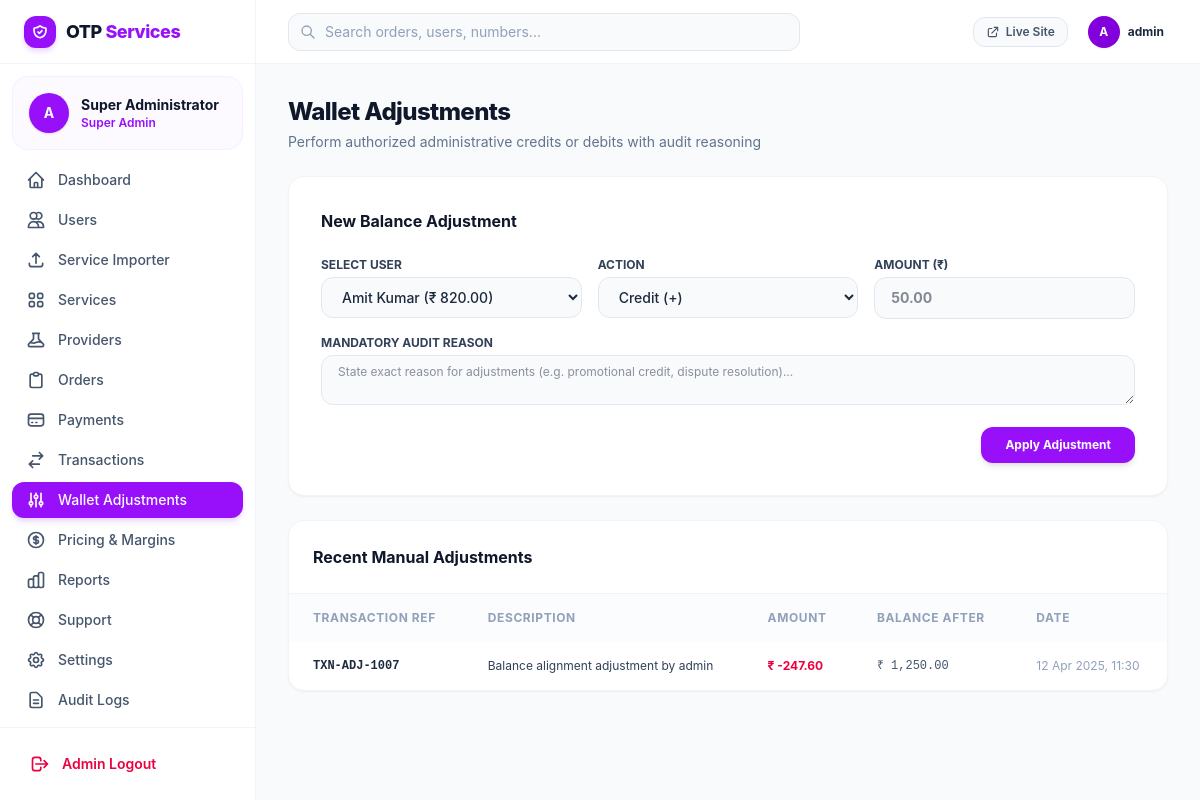
Page /admin/wallet.php (signed in) on the committed database.
### tables this page shows
CREATE TABLE `wallet_transactions` (
  `id` INT AUTO_INCREMENT PRIMARY KEY,
  `transaction_ref` VARCHAR(64) NOT NULL UNIQUE,
  `user_id` INT NOT NULL,
  `type` ENUM('deposit', 'order_payment', 'refund', 'adjustment') NOT NULL,
  `amount` DECIMAL(12, 2) NOT NULL,
  `balance_before` DECIMAL(12, 2) NOT NULL,
  `balance_after` DECIMAL(12, 2) NOT NULL,
  `description` TEXT NOT NULL,
  `reference_id` VARCHAR(100) NULL,
  `created_at` TIMESTAMP DEFAULT CURRENT_TIMESTAMP,
  FOREIGN KEY (`user_id`) REFERENCES `users` (`id`) ON DELETE CASCADE,
  INDEX `idx_wt_user` (`user_id`),
  INDEX `idx_wt_ref` (`transaction_ref`),
  INDEX `idx_wt_type` (`type`)
);

### admin/wallet.php (the view, shortened to what the rows shown need)
<?php
require_once __DIR__ . '/includes/header.php';
require_once __DIR__ . '/includes/sidebar.php';
$db = get_db();
$users = $db->query("SELECT u.id, u.name, u.email, COALESCE(w.balance, 0.00) as balance FROM users u LEFT JOIN wallets w ON w.user_id = u.id ORDER BY u.name ASC")->fetchAll();
$adjustments = $db->query("SELECT * FROM wallet_transactions WHERE type = 'adjustment' ORDER BY id DESC LIMIT 30")->fetchAll();
?>
<div class="flex-1 flex flex-col min-w-0 overflow-hidden">
    <?php require_once __DIR__ . '/includes/navbar.php'; ?>
    <main class="flex-1 overflow-y-auto p-4 sm:p-8 bg-slate-50/60">
        <div class="max-w-6xl mx-auto space-y-6">
            <div class="space-y-1">
                <h1 class="text-2xl font-extrabold text-slate-900 tracking-tight">Wallet Adjustments</h1>
            </div>
            <div class="bg-white rounded-2xl border border-slate-100 shadow-xs p-6 sm:p-8 space-y-6">
                <h2 class="text-base font-bold text-slate-900">New Balance Adjustment</h2>
                                <?php foreach ($users as $u): ?>
                                    <option value="<?= $u['id'] ?>"><?= e($u['name']) ?> (<?= format_currency($u['balance']) ?>)</option>
                                <?php endforeach; ?>
            </div>
            <div class="bg-white rounded-2xl border border-slate-100 shadow-xs overflow-hidden">
                <div class="p-6 border-b border-slate-100">
                    <h2 class="text-base font-bold text-slate-900">Recent Manual Adjustments</h2>
                </div>
                <div class="overflow-x-auto">
                    <table class="w-full text-left text-sm text-slate-600">
                        <thead class="bg-slate-50/60 text-xs uppercase font-semibold text-slate-400 tracking-wider">
                            <tr>
                                <th class="px-6 py-4">Transaction Ref</th>
                                <th class="px-6 py-4">Description</th>
                                <th class="px-6 py-4">Amount</th>
                                <th class="px-6 py-4">Balance After</th>
                                <th class="px-6 py-4">Date</th>
                            </tr>
                        </thead>
                        <tbody class="divide-y divide-slate-100">
                            <?php if (empty($adjustments)): ?>
                                <tr><td colspan="5" class="px-6 py-8 text-center text-slate-400 text-xs">No manual adjustments recorded.</td></tr>
                            <?php else: ?>
                                <?php foreach ($adjustments as $a): ?>
                                    <tr class="hover:bg-slate-50/80 transition-colors">
                                        <td class="px-6 py-4 font-mono text-xs font-bold text-slate-800"><?= e($a['transaction_ref']) ?></td>
                                        <td class="px-6 py-4 text-xs text-slate-700"><?= e($a['description']) ?></td>
                                        <td class="px-6 py-4 font-bold text-xs <?= $a['amount'] > 0 ? 'text-emerald-600' : 'text-rose-600' ?>">
                                            <?= format_currency($a['amount']) ?>
                                        </td>
                                        <td class="px-6 py-4 font-mono text-xs text-slate-600"><?= format_currency($a['balance_after']) ?></td>
                                        <td class="px-6 py-4 text-xs text-slate-400 whitespace-nowrap"><?= date('d M Y, H:i', strtotime($a['created_at'])) ?></td>
                                    </tr>
                                <?php endforeach; ?>
                            <?php endif; ?>
                        </tbody>
                    </table>
                </div>
            </div>
        </div>
    </main>
</div>
<?php require_once __DIR__ . '/includes/footer.php'; ?>

### admin/includes/sidebar.php (shortened to what the rows shown need)
<aside :class="sidebarOpen ? 'translate-x-0' : '-translate-x-full'" class="fixed inset-y-0 left-0 z-50 w-64 bg-white border-r border-slate-100 flex flex-col justify-between transition-transform duration-200 ease-in-out md:static md:translate-x-0 shrink-0">
    <div class="overflow-y-auto">
        <div class="p-4 mx-3 my-3 bg-purple-50/60 rounded-2xl flex items-center gap-3 border border-purple-100/60">
            <div class="overflow-hidden">
                <div class="text-sm font-bold text-slate-900 truncate"><?= e($currentAdmin['name']) ?></div>
                <div class="text-xs text-purple-600 font-semibold">Super Admin</div>
            </div>
        </div>
    </div>
</aside>

### admin/includes/navbar.php (shortened to what the rows shown need)
<header class="h-16 bg-white border-b border-slate-100 flex items-center justify-between px-4 sm:px-8 shrink-0">
    <div class="flex items-center gap-4">
        <div class="flex items-center gap-2 p-1">
            <div class="w-8 h-8 rounded-full bg-purple-700 text-white font-bold flex items-center justify-center text-xs shadow-xs">
                A
            </div>
            <span class="text-xs font-bold text-slate-800 hidden sm:inline"><?= e($currentAdmin['username']) ?></span>
        </div>
    </div>
</header>

### rows in the picture
wallet_transactions: transaction_ref "TXN-ADJ-1007", description "Balance alignment adjustment by admin", amount "₹ -247.60", balance_after "₹ 1,250.00", created_at "12 Apr 2025, 11:30"

### other values in the picture
$currentAdmin['name'] "Super Administrator"
$currentAdmin['username'] "admin"
form field user_id "Amit Kumar (₹ 820.00)"
